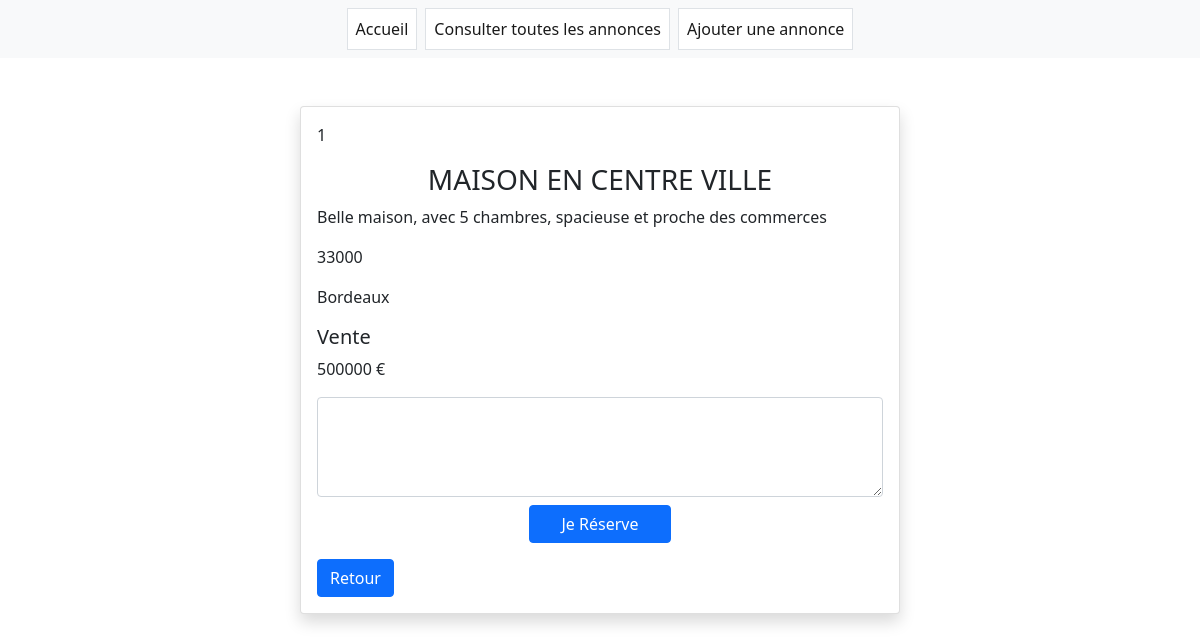
The app's page /app/_annonce-details.php?id=1 with its own data.
### tables this page shows
CREATE TABLE annonce(
    annonce_id INT NOT NULL PRIMARY KEY AUTO_INCREMENT,
    titre VARCHAR (100) NOT NULL,
    description VARCHAR (600) NOT NULL,
    code_postal INT (20) NOT NULL,
    ville VARCHAR (250) NOT NULL,
    type VARCHAR (20) NOT NULL,
    prix INT (100) NOT NULL,
    msg_reservation VARCHAR (50)
);

### app/_view-details.php (called while the page is built)
<?php
require "includes/connect.php";
$id = intval(htmlspecialchars(trim($_GET['id'])));
try {
    $viewAnnonce = 'SELECT * FROM annonce WHERE annonce_id = :annonce_id';
    $reqView = $connexion->prepare($viewAnnonce);
    $reqView->bindValue(':annonce_id', $id);
    $reqView->execute();
    $annonce = $reqView->fetch();
} catch (PDOException $e) {
    echo "ERROR : " . $e->getMessage();
}
?>

### app/_annonce-details.php (the view, shortened to what this page needs)
<?php
require "_view-details.php";
include_once "_bootstrap.php";
include_once "_navbar.php";
?>
<section class="d-flex justify-content-center">
    <div class="card shadow w-50 mt-5" style="width: 18rem;">
        <div class="card-body">
            <p><?php echo $annonce['annonce_id']?></p>
            <h3 class="card-title text-center"><?php echo strtoupper($annonce['titre'])?></h3>
            <p class="card-text"><?php echo $annonce['description']?></p>
            <p class="card-text"><?php echo $annonce['code_postal']?></p>
            <p class="card-text"><?php echo $annonce['ville']?></p>
            <h5 class="card-text"><?php echo $annonce['type']?></h5>
            <p class="card-text"><?php echo $annonce['prix']?> €</p>
            <form action="reserved-post.php" method="POST">
                <div class="form-floating">
                    <textarea class="form-control" id="msg_reservation" name="msg_reservation" style="height: 100px"></textarea>
                </div>
                <div class="d-flex justify-content-center mt-2">
                    <button type="submit" class="btn btn-primary w-25">Je Réserve</button>
                </div>
            </form>
            <a href="all-annonces.php" class="btn btn-primary">Retour</a>
        </div>
    </div>
</section>

### records on screen
annonce: annonce_id "1", titre "MAISON EN CENTRE VILLE", description "Belle maison, avec 5 chambres, spacieuse et proche des commerces", code_postal "33000", ville "Bordeaux", type "Vente", prix "500000"
